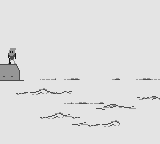

This is a level from a 2D game, rendered from its Tiled map with the project's own tilesets. A one-line summary and the complete map file follow:
An orthogonal 20x18 tile map with 8x8 px tiles, 1 tile layer (bg), 1 hidden layer not drawn, 3 tilesets and 16 objects (13x ThingTile, 2x ThingPart).

<map version="1.10" tiledversion="1.10.2" orientation="orthogonal" renderorder="right-down" width="20" height="18" tilewidth="8" tileheight="8" infinite="0" nextlayerid="6" nextobjectid="17">
 <tileset firstgid="1" source="terrain.tsx" />
 <tileset firstgid="129" source="warships.tsx" />
 <tileset firstgid="145" source="warships/patrol.tsx" />
 <layer id="1" name="bg" class="bg" width="20" height="18">
  <data encoding="csv">
128,128,128,128,128,128,128,128,128,128,128,128,128,128,128,128,128,128,128,128,
128,128,128,128,128,128,128,128,128,128,128,128,128,128,128,128,128,128,128,128,
128,128,128,128,128,128,128,128,128,128,128,128,128,128,128,128,128,128,128,128,
128,128,128,128,128,128,128,128,128,128,128,128,128,128,128,128,128,128,128,128,
128,128,128,128,128,128,128,128,128,128,128,128,128,128,128,128,128,128,128,128,
128,128,128,128,128,128,128,128,128,128,128,128,128,128,128,128,128,128,128,128,
128,69,128,128,128,128,128,128,128,128,128,128,128,128,128,128,128,128,128,128,
128,85,128,128,128,128,128,128,128,128,128,128,128,128,128,128,128,128,128,128,
3,3,12,128,128,128,128,128,128,128,128,128,128,128,128,128,128,128,128,128,
111,111,11,128,128,108,124,128,124,107,128,128,128,128,123,128,128,124,107,108,
82,82,82,128,128,128,128,128,128,128,128,128,128,128,128,128,128,128,128,128,
128,128,97,98,99,100,101,102,103,128,128,128,128,128,128,128,128,128,128,128,
128,128,128,128,128,128,128,128,124,124,107,108,123,128,128,128,128,118,119,115,
128,128,128,128,128,128,128,128,128,128,128,128,113,114,115,116,117,128,128,128,
128,128,128,128,128,97,99,100,117,97,128,128,128,128,128,128,128,128,128,128,
128,128,128,128,128,128,128,128,128,113,117,97,98,99,100,128,128,128,128,128,
128,128,128,128,128,128,128,128,128,128,128,128,128,128,128,128,128,128,128,128,
128,128,128,128,128,128,128,128,128,128,128,128,128,128,128,128,128,128,128,128
</data>
 </layer>
 <objectgroup id="3" name="things">
  <object id="2" name="patrol1" type="ThingTile" gid="143" x="126" y="107" width="8" height="8" />
  <object id="3" name="patrol0" type="ThingTile" gid="142" x="118" y="107" width="8" height="8" />
  <object id="4" name="cruiser0" type="ThingTile" gid="132" x="64" y="103" width="8" height="8" />
  <object id="5" name="cruiser1" type="ThingTile" gid="133" x="72" y="103" width="8" height="8" />
  <object id="6" name="cruiser2" type="ThingTile" gid="134" x="80" y="103" width="8" height="8" />
  <object id="7" name="cruiser3" type="ThingTile" gid="134" x="88" y="103" width="8" height="8" />
  <object id="8" name="cruiser4" type="ThingTile" gid="135" x="96" y="103" width="8" height="8" />
  <object id="9" name="sub0" type="ThingTile" gid="139" x="43" y="128" width="8" height="8" />
  <object id="10" name="sub1" type="ThingTile" gid="140" x="51" y="128" width="8" height="8" />
  <object id="11" name="sub2" type="ThingTile" gid="141" x="59" y="128" width="8" height="8" />
  <object id="12" name="destroyer0" type="ThingTile" gid="136" x="134" y="97" width="8" height="8" />
  <object id="13" name="destroyer1" type="ThingTile" gid="137" x="142" y="97" width="8" height="8" />
  <object id="14" name="destroyer2" type="ThingTile" gid="138" x="150" y="97" width="8" height="8" />
  <object id="15" type="ThingPart" gid="145" x="139" y="81" width="8" height="8" />
  <object id="16" type="ThingPart" gid="146" x="147" y="81" width="8" height="8" />
 </objectgroup>
 <layer id="4" name="tilethings" width="20" height="18" visible="0">
  <data encoding="csv">
0,0,0,0,0,0,0,0,0,0,0,0,0,0,0,0,0,0,0,0,
0,0,0,0,0,0,0,0,0,0,0,0,0,0,0,0,0,0,0,0,
0,0,0,0,0,0,0,0,0,0,0,0,0,0,0,0,0,0,0,0,
0,0,0,0,0,0,0,0,0,0,0,0,0,0,0,0,0,0,0,0,
0,0,0,0,0,0,0,0,0,0,0,0,0,0,0,0,0,0,0,0,
0,0,0,0,0,0,0,0,0,0,0,0,0,0,0,0,0,0,0,0,
0,0,0,0,0,0,0,0,0,0,0,0,0,0,0,0,0,0,0,0,
0,0,0,0,0,0,0,0,0,0,0,0,0,0,0,0,0,0,0,0,
0,0,0,0,0,0,0,0,0,0,0,0,0,0,0,0,0,0,0,0,
0,0,0,0,0,0,0,0,0,0,0,0,0,0,0,0,0,0,0,0,
0,0,0,0,0,0,0,0,0,0,0,0,0,0,0,0,136,137,138,0,
0,0,0,0,0,0,0,0,0,0,0,142,143,0,0,0,0,0,0,0,
0,0,0,0,0,0,0,0,0,0,0,0,0,0,0,0,0,0,0,0,
0,0,0,0,0,132,133,134,134,135,0,0,0,0,0,0,0,0,0,0,
0,0,0,0,0,0,0,0,0,0,0,0,0,139,140,141,0,0,0,0,
0,0,0,0,0,0,0,0,0,0,0,0,0,0,0,0,0,0,0,0,
0,0,0,0,0,0,0,0,0,0,0,0,0,0,0,0,0,0,0,0,
0,0,0,0,0,0,0,0,0,0,0,0,0,0,0,0,0,0,0,0
</data>
 </layer>
 <objectgroup id="2" name="obj">
  <object id="1" template="tx/tee_off.tx" x="12" y="64" />
 </objectgroup>
</map>